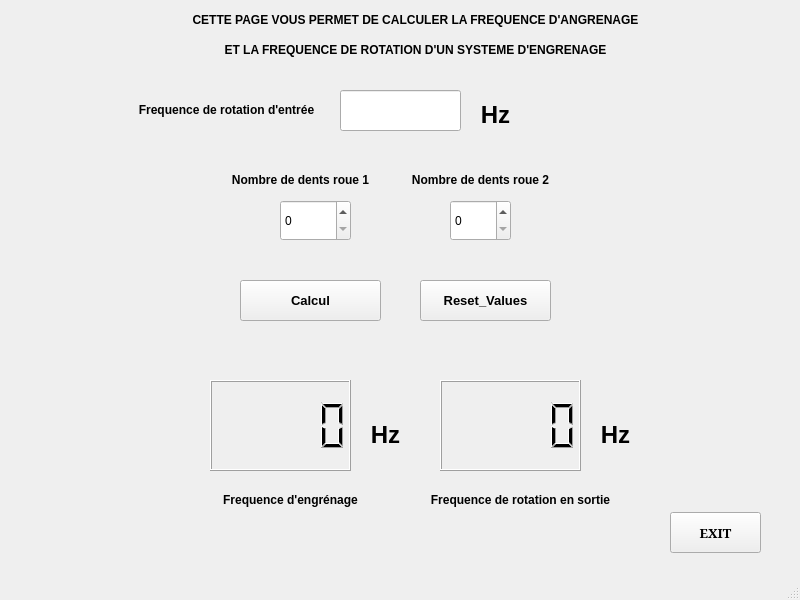
<?xml version="1.0" encoding="UTF-8"?>
<ui version="4.0">
 <class>MainWindow</class>
 <widget class="QMainWindow" name="MainWindow">
  <property name="geometry">
   <rect>
    <x>0</x>
    <y>0</y>
    <width>800</width>
    <height>600</height>
   </rect>
  </property>
  <property name="windowTitle">
   <string>MainWindow</string>
  </property>
  <widget class="QWidget" name="centralwidget">
   <widget class="QPushButton" name="pushButton">
    <property name="geometry">
     <rect>
      <x>240</x>
      <y>280</y>
      <width>141</width>
      <height>41</height>
     </rect>
    </property>
    <property name="font">
     <font>
      <pointsize>10</pointsize>
      <weight>75</weight>
      <bold>true</bold>
     </font>
    </property>
    <property name="text">
     <string>Calcul</string>
    </property>
   </widget>
   <widget class="QSpinBox" name="spinBox">
    <property name="geometry">
     <rect>
      <x>280</x>
      <y>200</y>
      <width>71</width>
      <height>41</height>
     </rect>
    </property>
   </widget>
   <widget class="QSpinBox" name="spinBox_2">
    <property name="geometry">
     <rect>
      <x>450</x>
      <y>200</y>
      <width>61</width>
      <height>41</height>
     </rect>
    </property>
   </widget>
   <widget class="QLineEdit" name="lineEdit">
    <property name="geometry">
     <rect>
      <x>340</x>
      <y>90</y>
      <width>121</width>
      <height>41</height>
     </rect>
    </property>
   </widget>
   <widget class="QLCDNumber" name="lcdNumber">
    <property name="geometry">
     <rect>
      <x>210</x>
      <y>380</y>
      <width>141</width>
      <height>91</height>
     </rect>
    </property>
   </widget>
   <widget class="QLabel" name="label">
    <property name="geometry">
     <rect>
      <x>180</x>
      <y>10</y>
      <width>471</width>
      <height>21</height>
     </rect>
    </property>
    <property name="font">
     <font>
      <pointsize>9</pointsize>
      <weight>75</weight>
      <bold>true</bold>
     </font>
    </property>
    <property name="text">
     <string>&lt;html&gt;&lt;head/&gt;&lt;body&gt;&lt;p align=&quot;center&quot;&gt;CETTE PAGE VOUS PERMET DE CALCULER LA FREQUENCE D'ANGRENAGE&lt;/p&gt;&lt;/body&gt;&lt;/html&gt;</string>
    </property>
   </widget>
   <widget class="QLabel" name="label_2">
    <property name="geometry">
     <rect>
      <x>220</x>
      <y>40</y>
      <width>391</width>
      <height>20</height>
     </rect>
    </property>
    <property name="font">
     <font>
      <pointsize>9</pointsize>
      <weight>75</weight>
      <bold>true</bold>
     </font>
    </property>
    <property name="text">
     <string>&lt;html&gt;&lt;head/&gt;&lt;body&gt;&lt;p align=&quot;center&quot;&gt;ET LA FREQUENCE DE  ROTATION D'UN SYSTEME D'ENGRENAGE&lt;/p&gt;&lt;/body&gt;&lt;/html&gt;</string>
    </property>
   </widget>
   <widget class="QLabel" name="label_3">
    <property name="geometry">
     <rect>
      <x>126</x>
      <y>100</y>
      <width>201</width>
      <height>20</height>
     </rect>
    </property>
    <property name="font">
     <font>
      <weight>75</weight>
      <bold>true</bold>
     </font>
    </property>
    <property name="text">
     <string>&lt;html&gt;&lt;head/&gt;&lt;body&gt;&lt;p align=&quot;center&quot;&gt;Frequence de rotation d'entrée&lt;/p&gt;&lt;/body&gt;&lt;/html&gt;</string>
    </property>
   </widget>
   <widget class="QLabel" name="label_4">
    <property name="geometry">
     <rect>
      <x>200</x>
      <y>170</y>
      <width>201</width>
      <height>20</height>
     </rect>
    </property>
    <property name="font">
     <font>
      <weight>75</weight>
      <bold>true</bold>
     </font>
    </property>
    <property name="text">
     <string>&lt;html&gt;&lt;head/&gt;&lt;body&gt;&lt;p align=&quot;center&quot;&gt;Nombre de dents roue 1&lt;/p&gt;&lt;/body&gt;&lt;/html&gt;</string>
    </property>
   </widget>
   <widget class="QLabel" name="label_5">
    <property name="geometry">
     <rect>
      <x>380</x>
      <y>170</y>
      <width>201</width>
      <height>20</height>
     </rect>
    </property>
    <property name="font">
     <font>
      <weight>75</weight>
      <bold>true</bold>
     </font>
    </property>
    <property name="text">
     <string>&lt;html&gt;&lt;head/&gt;&lt;body&gt;&lt;p align=&quot;center&quot;&gt;Nombre de dents roue 2&lt;/p&gt;&lt;/body&gt;&lt;/html&gt;</string>
    </property>
   </widget>
   <widget class="QLCDNumber" name="lcdNumber_2">
    <property name="geometry">
     <rect>
      <x>440</x>
      <y>380</y>
      <width>141</width>
      <height>91</height>
     </rect>
    </property>
   </widget>
   <widget class="QLabel" name="label_6">
    <property name="geometry">
     <rect>
      <x>190</x>
      <y>490</y>
      <width>201</width>
      <height>20</height>
     </rect>
    </property>
    <property name="font">
     <font>
      <weight>75</weight>
      <bold>true</bold>
     </font>
    </property>
    <property name="text">
     <string>&lt;html&gt;&lt;head/&gt;&lt;body&gt;&lt;p align=&quot;center&quot;&gt;Frequence d'engrénage&lt;/p&gt;&lt;/body&gt;&lt;/html&gt;</string>
    </property>
   </widget>
   <widget class="QLabel" name="label_7">
    <property name="geometry">
     <rect>
      <x>420</x>
      <y>490</y>
      <width>201</width>
      <height>20</height>
     </rect>
    </property>
    <property name="font">
     <font>
      <weight>75</weight>
      <bold>true</bold>
     </font>
    </property>
    <property name="text">
     <string>&lt;html&gt;&lt;head/&gt;&lt;body&gt;&lt;p align=&quot;center&quot;&gt;Frequence de rotation en sortie&lt;/p&gt;&lt;/body&gt;&lt;/html&gt;</string>
    </property>
   </widget>
   <widget class="QLabel" name="label_8">
    <property name="geometry">
     <rect>
      <x>360</x>
      <y>420</y>
      <width>51</width>
      <height>31</height>
     </rect>
    </property>
    <property name="font">
     <font>
      <pointsize>18</pointsize>
      <weight>75</weight>
      <bold>true</bold>
     </font>
    </property>
    <property name="text">
     <string>&lt;html&gt;&lt;head/&gt;&lt;body&gt;&lt;p align=&quot;center&quot;&gt;Hz&lt;/p&gt;&lt;/body&gt;&lt;/html&gt;</string>
    </property>
   </widget>
   <widget class="QLabel" name="label_9">
    <property name="geometry">
     <rect>
      <x>590</x>
      <y>420</y>
      <width>51</width>
      <height>31</height>
     </rect>
    </property>
    <property name="font">
     <font>
      <pointsize>18</pointsize>
      <weight>75</weight>
      <bold>true</bold>
     </font>
    </property>
    <property name="text">
     <string>&lt;html&gt;&lt;head/&gt;&lt;body&gt;&lt;p align=&quot;center&quot;&gt;Hz&lt;/p&gt;&lt;/body&gt;&lt;/html&gt;</string>
    </property>
   </widget>
   <widget class="QLabel" name="label_10">
    <property name="geometry">
     <rect>
      <x>470</x>
      <y>100</y>
      <width>51</width>
      <height>31</height>
     </rect>
    </property>
    <property name="font">
     <font>
      <pointsize>18</pointsize>
      <weight>75</weight>
      <bold>true</bold>
     </font>
    </property>
    <property name="text">
     <string>&lt;html&gt;&lt;head/&gt;&lt;body&gt;&lt;p align=&quot;center&quot;&gt;Hz&lt;/p&gt;&lt;/body&gt;&lt;/html&gt;</string>
    </property>
   </widget>
   <widget class="QPushButton" name="pushButton_2">
    <property name="geometry">
     <rect>
      <x>420</x>
      <y>280</y>
      <width>131</width>
      <height>41</height>
     </rect>
    </property>
    <property name="font">
     <font>
      <pointsize>10</pointsize>
      <weight>75</weight>
      <bold>true</bold>
     </font>
    </property>
    <property name="text">
     <string>Reset_Values</string>
    </property>
   </widget>
   <widget class="QPushButton" name="pushButton_3">
    <property name="geometry">
     <rect>
      <x>670</x>
      <y>512</y>
      <width>91</width>
      <height>41</height>
     </rect>
    </property>
    <property name="font">
     <font>
      <family>MS Serif</family>
      <pointsize>10</pointsize>
      <weight>75</weight>
      <bold>true</bold>
     </font>
    </property>
    <property name="text">
     <string>EXIT</string>
    </property>
   </widget>
  </widget>
  <widget class="QMenuBar" name="menubar">
   <property name="geometry">
    <rect>
     <x>0</x>
     <y>0</y>
     <width>800</width>
     <height>21</height>
    </rect>
   </property>
  </widget>
  <widget class="QStatusBar" name="statusbar"/>
 </widget>
 <resources/>
 <connections/>
</ui>
